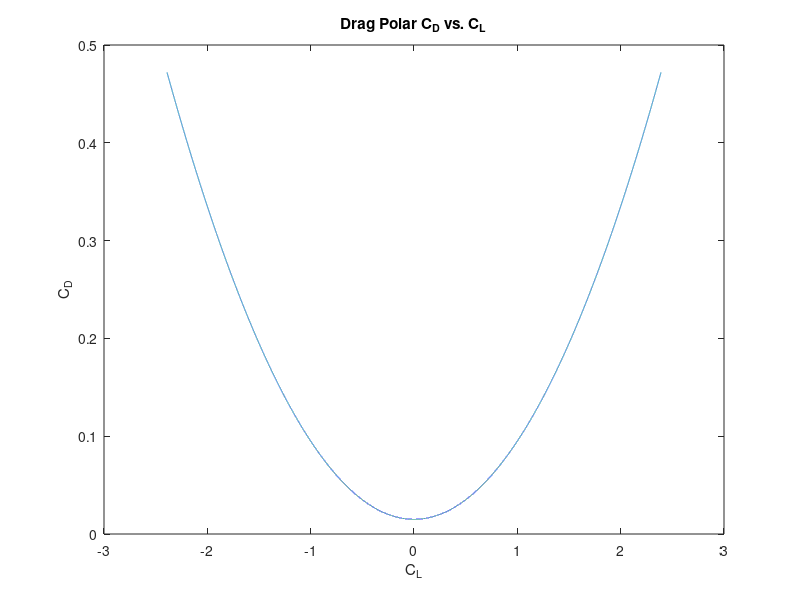
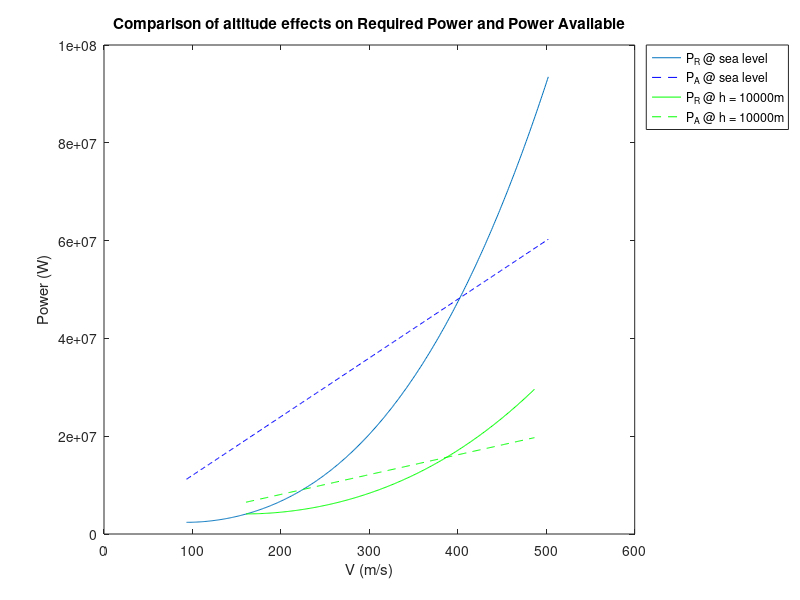
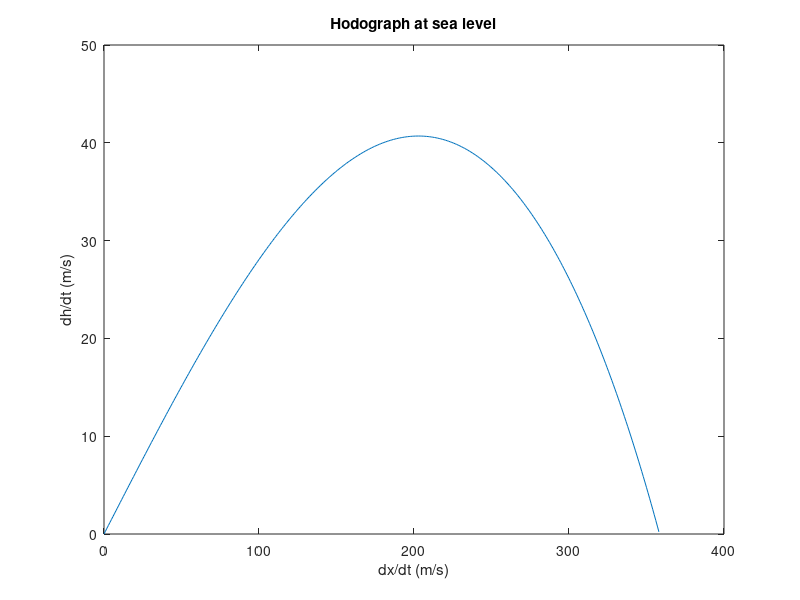
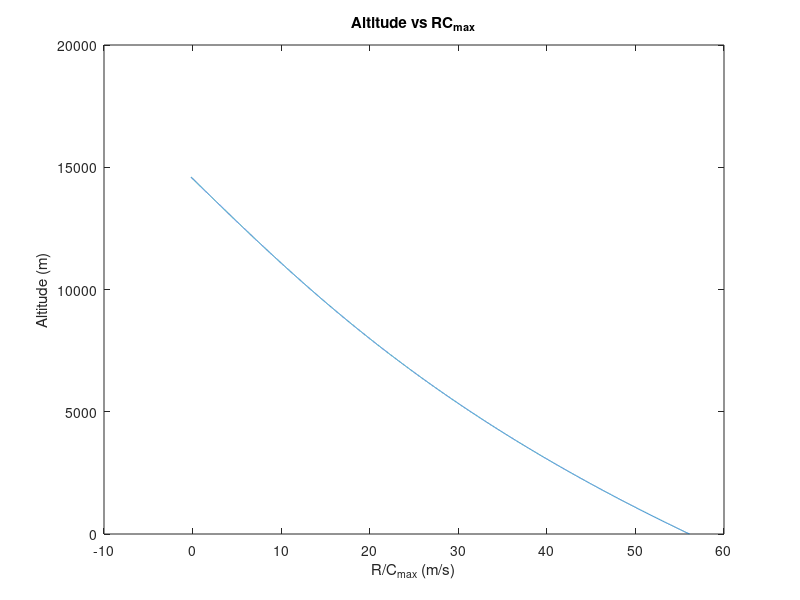

Write MATLAB code to recreate these figures, in order.
% Plots data of a twin-jet airplane with given initial data

clc;
clear;
close all;

% Data
S = 80; % wing planform [m^2]
b = 23; % wing span [m]
W_0 = 320000; % Gross Weight of full tank of fuel[N]
W_f = 130000; % fuel weight[N]
W_1 = W_0 - W_f; % Weight of plane + empty tank of fuel[N]
c_t = 0.69 / 3600; % specific fuel consumption [1/sec]
h = 10000; % altitude[m]
T_A = 2 * 60000; % Maximum thurst for both engines @ sea level[N]
C_L_max = 2.39;
C_D_0 = 0.015; % parasite drag
K = 0.08;
rho_sea = 1.225; % sea level density[kg/m^3]
temp_sea = 288.16; % sea level temperature[K]
a1 = -0.0065; % slope constant for altitude vs temperature
g = 9.81; % acceleration due to gravity [kg m/s^2]

% Drag Polar C_L  vs C_D
C_L = -C_L_max : 0.0001 : C_L_max; % C_L values (function of AoA)
C_D = C_D_0 + K * C_L .^ 2; % Drag Polar
figure;
plot (C_L, C_D);
xlabel ('C_L');
ylabel ('C_D');
title ('Drag Polar C_D vs. C_L');


% P_R and P_A plot @ [sealevel h]
temp_h = temp_sea + a1 * h; % temperature at h
rho_h = rho_sea * (temp_h / temp_sea) ^ 4.25; % density at h
T_A_h = T_A * (rho_h / rho_sea); % available thurst at h


% Sea Level
% Finding V_P_R_min
C_L_P_R_min = sqrt (3*C_D_0/ K);
V_P_R_min = sqrt (2*(W_0/S)/(rho_sea * C_L_P_R_min));

% Finding max speed given available thrust
q_max = roots ([C_D_0 -T_A/S K*(W_0/S)^2]);
v_max = sqrt(2*max(q_max)/rho_sea);

% Plotting P_R
Vs = V_P_R_min:1:v_max+100; % Velocity Range
P_R = 1/2 * rho_sea * S * C_D_0 * Vs.^3 + ...
    1./ Vs  * ((2 * K * S * (W_0 / S) ^ 2) / rho_sea); % Power Req
P_A = T_A * Vs; % Power available
figure;
plot (Vs, P_R, Vs, P_A, 'b--');
hold on;

% At h = 10000 m
% Finding V_P_R_min at h
V_P_R_min_h = sqrt (2*(W_0/S)/(rho_h * C_L_P_R_min));


% Finding max speed given available thrust at h
q_maxh = roots ([C_D_0 -T_A_h/S K*(W_0/S)^2]);
v_maxh = sqrt(2*max(q_maxh)/rho_h);

% Plotting P_R at h
Vh = V_P_R_min_h:1:v_maxh+100; % Velocity Range
P_R_h = 1/2 * rho_h * S * C_D_0 * Vh.^3 + ...
    1./Vh * ((2 * K * S * (W_0 / S)^2) / rho_h); % Power Req
P_A_h = T_A_h * Vh; % power availabe at h
plot (Vh, P_R_h, 'g', Vh, P_A_h, 'g--'); % green line for altitude
xlabel ('V (m/s)');
ylabel ('Power (W)');
title ('Comparison of altitude effects on Required Power and Power Available');
legend ('P_R @ sea level', 'P_A @ sea level', 'P_R @ h = 10000m', ...
    'P_A @ h = 10000m', 'Location', 'BestOutside');


% Finding V_max at altitude 10000m graphically
df = P_R_h - P_A_h; % finding smallest difference between the two function
iIntersection = find (df == min(abs(df))); % finding index of smallest error - approximately their intersection
disp(sprintf ...
    ('V_max at altitude 10000m found graphically is %.2fm/s.\n',Vh(iIntersection)));


% Hodograph @ sea level
V = eps:1:358; % velocity range
q_sea = 1/2 * rho_sea * V.^ 2;
T_R = q_sea * S .* (C_D_0 + K.*(W_0./(q_sea*S))); % thrust required
climbAngle = asin ((T_A - T_R)/W_0); % climb angle
figure;
dh = V.*sin(climbAngle); % y variable
dx = V.*cos(climbAngle); % x variable
plot (dx, dh);
xlabel ('dx/dt (m/s)');
ylabel ('dh/dt (m/s)');
title ('Hodograph at sea level');
iRCmax = find (dh == max (dh)); % find the maximum value's index
disp(sprintf ...
    ('RC_max and V_RC_max at sea level found graphically are %.2fm/s and %.fm/s\nrespectively.\n'...
    ,dh(iRCmax), V(iRCmax)));


% Estimating the absolute and service ceiling
% At sea level
V_RCmax_sea = sqrt (T_A / (S * 3 * rho_sea * C_D_0) * ...
    (1 + sqrt(1 + 12 * C_D_0 * K / (T_A / W_0)^2)));
RC_max_sea = V_RCmax_sea * (T_A / W_0 - 1/2 * rho_sea * V_RCmax_sea^2 * C_D_0 / (W_0/S)...
    - 2 * K * (W_0 / S) / (rho_sea * V_RCmax_sea^2));

% At altitude alt
alt = 0:1:h+4600; % altitude range
temp_alt = temp_sea + a1 * alt; % temperature at alt
rho_alt = rho_sea * (temp_alt / temp_sea) .^ 4.25; % density at alt
T_A_alt = T_A * (rho_alt / rho_sea); % available thurst at alt
V_RCmax_alt = sqrt (T_A_alt ./ (S * 3 * rho_alt * C_D_0) .* ...
    (1 + sqrt(1 + 12 * C_D_0 * K ./ (T_A_alt / W_0).^2))); % velocity of RC_max_alt
% RC_max at alt
RC_max_alt = V_RCmax_alt .* (T_A_alt / W_0 - 1/2 * rho_alt .* V_RCmax_alt.^2 * C_D_0 / (W_0/S)...
    - 2 * K * (W_0 / S) ./ (rho_alt .* V_RCmax_alt.^2));

% absolute ceiling
iAbsCeil = find (RC_max_alt >= 0); % find index of absolute ceiling
% Service ceiling
iServCeil = find (RC_max_alt >= 0.004 & RC_max_alt <= 0.006); % find index close to 0.005 m/s
disp(sprintf ...
    ('Absolute and service ceiling found graphically are %.fm and %.fm\nrespectively.\n\n'...
    ,alt(iAbsCeil(length (iAbsCeil))), alt(iServCeil)));

figure;
plot (RC_max_alt, alt);
title ('Altitude vs RC_m_a_x');
xlabel ('R/C_m_a_x (m/s)');
ylabel ('Altitude (m)');


% Plot of n vs V @ sea level and n_max vs V under C_L_max
VE = eps:10:400; % velocity range for part E (different velocity range for better view of plots)
q_seaE = 1/2 * rho_sea * VE .^ 2; % dynamic pressure
n = sqrt ( q_seaE/(K*(W_0/S)) .* (T_A/W_0 - q_seaE*C_D_0/(W_0/S))); % calculate load factor

VE2 = eps:10:150; % velocity range for n_max
q_seaE2 = 1/2 * rho_sea * VE2 .^ 2; % dynamic pressure for n_max
n_max = q_seaE2 * S * C_L_max / W_0; % max load factor

% Plot
figure;
plot (VE, n, VE2, n_max, '-.');
title ('Load factor n and n_m_a_x vs V');
xlabel ('V (m/s)');
ylabel ('Load factor');
legend ('Available load factor', 'Max load factor');




% V_max at h
disp(sprintf ...
    ('V_max at altitude 10000m found analytically is %.2fm/s.\n\n'...
    ,v_maxh));

% V_RC max and RC_max @ sea level
disp(sprintf ...
    ('RC_max and V_RC_max at sea level found analytically are %.2fm/s and %.2fm/s\nrespectively.\n\n'...
    ,RC_max_sea, V_RCmax_sea));


% maximum range at h
R_max = 2 * sqrt (2 / (rho_h * S)) * 1/c_t * ... % calculate maximum range
    3/4 * (1 / (3 * K * C_D_0^3)) ^ (1/4) * (sqrt(W_0) - sqrt(W_1));
disp(sprintf ...
    ('Range at altitude 10000m found analytically is %.fm.\n\n', R_max));

% minimum level turning radius and its load factor @ sea level
R_c_min = 4 * K * (W_0 / S) / (rho_sea * g * ...
    sqrt((T_A / W_0)^2 - 4 * K * C_D_0)); % calculate turning radius
n_R_c_min = sqrt (2- 4 * K * C_D_0 / (T_A / W_0)^2); % corresponding load factor
disp(sprintf ...
    ('Minimum level turning radius and its load factor at sea level found analytically\nare %.2fm and %.2f respectively.\n\n'...
    ,R_c_min, n_R_c_min));













